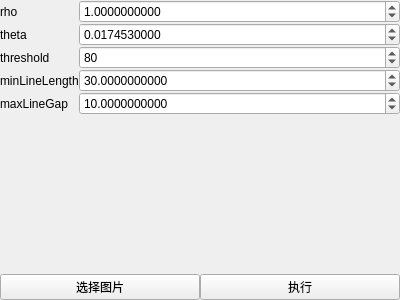
<?xml version="1.0" encoding="UTF-8"?>
<ui version="4.0">
 <class>ControlItem</class>
 <widget class="QWidget" name="ControlItem">
  <property name="geometry">
   <rect>
    <x>0</x>
    <y>0</y>
    <width>400</width>
    <height>300</height>
   </rect>
  </property>
  <property name="minimumSize">
   <size>
    <width>256</width>
    <height>256</height>
   </size>
  </property>
  <property name="windowTitle">
   <string>Form</string>
  </property>
  <layout class="QVBoxLayout" name="verticalLayout">
   <property name="spacing">
    <number>0</number>
   </property>
   <property name="leftMargin">
    <number>0</number>
   </property>
   <property name="topMargin">
    <number>0</number>
   </property>
   <property name="rightMargin">
    <number>0</number>
   </property>
   <property name="bottomMargin">
    <number>0</number>
   </property>
   <item>
    <layout class="QFormLayout" name="formLayout">
     <property name="horizontalSpacing">
      <number>0</number>
     </property>
     <property name="verticalSpacing">
      <number>0</number>
     </property>
     <item row="0" column="0">
      <widget class="QLabel" name="rhoLabel">
       <property name="text">
        <string>rho</string>
       </property>
      </widget>
     </item>
     <item row="0" column="1">
      <widget class="QDoubleSpinBox" name="rhoDoubleSpinBox">
       <property name="decimals">
        <number>10</number>
       </property>
       <property name="minimum">
        <double>-9999.000000000000000</double>
       </property>
       <property name="maximum">
        <double>9999.000000000000000</double>
       </property>
       <property name="singleStep">
        <double>0.300000000000000</double>
       </property>
       <property name="value">
        <double>1.000000000000000</double>
       </property>
      </widget>
     </item>
     <item row="1" column="0">
      <widget class="QLabel" name="thetaLabel">
       <property name="text">
        <string>theta</string>
       </property>
      </widget>
     </item>
     <item row="1" column="1">
      <widget class="QDoubleSpinBox" name="thetaDoubleSpinBox">
       <property name="decimals">
        <number>10</number>
       </property>
       <property name="minimum">
        <double>-9999.000000000000000</double>
       </property>
       <property name="maximum">
        <double>9999.000000000000000</double>
       </property>
       <property name="singleStep">
        <double>0.010000000000000</double>
       </property>
       <property name="value">
        <double>0.017453000000000</double>
       </property>
      </widget>
     </item>
     <item row="2" column="0">
      <widget class="QLabel" name="thresholdLabel">
       <property name="text">
        <string>threshold</string>
       </property>
      </widget>
     </item>
     <item row="2" column="1">
      <widget class="QSpinBox" name="thresholdSpinBox">
       <property name="minimum">
        <number>-9999</number>
       </property>
       <property name="maximum">
        <number>9999</number>
       </property>
       <property name="value">
        <number>80</number>
       </property>
      </widget>
     </item>
     <item row="3" column="0">
      <widget class="QLabel" name="minLineLengthLabel">
       <property name="text">
        <string>minLineLength</string>
       </property>
      </widget>
     </item>
     <item row="3" column="1">
      <widget class="QDoubleSpinBox" name="minLineLengthDoubleSpinBox">
       <property name="decimals">
        <number>10</number>
       </property>
       <property name="minimum">
        <double>-9999.000000000000000</double>
       </property>
       <property name="maximum">
        <double>99999.000000000000000</double>
       </property>
       <property name="singleStep">
        <double>0.500000000000000</double>
       </property>
       <property name="value">
        <double>30.000000000000000</double>
       </property>
      </widget>
     </item>
     <item row="4" column="0">
      <widget class="QLabel" name="maxLineGapLabel">
       <property name="text">
        <string>maxLineGap</string>
       </property>
      </widget>
     </item>
     <item row="4" column="1">
      <widget class="QDoubleSpinBox" name="maxLineGapDoubleSpinBox">
       <property name="decimals">
        <number>10</number>
       </property>
       <property name="minimum">
        <double>-9999.000000000000000</double>
       </property>
       <property name="maximum">
        <double>9999.000000000000000</double>
       </property>
       <property name="singleStep">
        <double>0.500000000000000</double>
       </property>
       <property name="value">
        <double>10.000000000000000</double>
       </property>
      </widget>
     </item>
    </layout>
   </item>
   <item>
    <layout class="QHBoxLayout" name="horizontalLayout">
     <property name="spacing">
      <number>0</number>
     </property>
     <item>
      <widget class="QPushButton" name="select_image_button">
       <property name="text">
        <string>选择图片</string>
       </property>
      </widget>
     </item>
     <item>
      <widget class="QPushButton" name="do_button">
       <property name="text">
        <string>执行</string>
       </property>
      </widget>
     </item>
    </layout>
   </item>
  </layout>
 </widget>
 <resources/>
 <connections/>
</ui>
